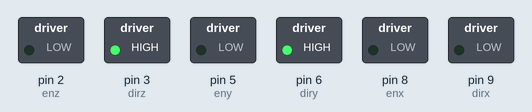
The sketch below on a simulated Arduino Uno, built with avr-gcc and run on an emulated ATmega328P. Parts: switched loads named in the sketch (green lamp = pin HIGH). Pins used as bus, display or sensor lines are not drawn.

Above: at 9.7 s.
At 24.7 s:
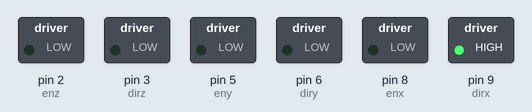
Timing chart, 0 to 38.9 s (numbered marks = the images above):
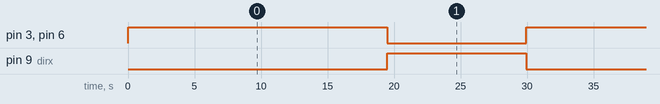

The sketch:

X_Y_Z_SYNC_START.ino
```cpp
//postfix-x : NEMA 23 motor driver params
//postfix-y:  NEMA 17 motor driver params
//Synchronised start, abrupt end
//Arduino UNO

#define enz 2
#define dirz 3
#define pulz 4
#define eny 5
#define diry 6
#define puly 7
#define enx 8
#define dirx 9
#define pulx 10

#define STEP_DELAY 100 //sets the speed of motors (lower the faster)
#define Z_SLOW_FACTOR 6 //Make Z axis move 3x slower

void setup()
{
  pinMode(dirx,OUTPUT);
  pinMode(pulx,OUTPUT);
  pinMode(enx,OUTPUT);
  digitalWrite(dirx,LOW);
  digitalWrite(enx,LOW);

  pinMode(diry,OUTPUT);
  pinMode(puly,OUTPUT);
  pinMode(eny,OUTPUT);
  digitalWrite(diry,LOW);
  digitalWrite(eny,LOW);

  pinMode(dirz,OUTPUT);
  pinMode(pulz,OUTPUT);
  pinMode(enz,OUTPUT);
  digitalWrite(dirz,LOW);
  digitalWrite(enz,LOW);

  Serial.begin(9600);
}
void loop()
{
  //xstep, ystep, z step, xdir, ydir, zdir
  travel(20000, 20000, 1500, LOW, HIGH, HIGH);
  travel(20000, 0, 0, LOW, HIGH, HIGH);
  travel(20000, 0, 0, LOW, HIGH, HIGH);
  travel(20000, 0, 0, LOW, HIGH, HIGH);
  delay(10000);

  travel(20000, 20000, 1500, HIGH, LOW, LOW);
  travel(20000, 0, 0, HIGH, LOW, LOW);
  travel(20000, 0, 0, HIGH, LOW, LOW);
  travel(20000, 0, 0, HIGH, LOW, LOW);
  delay(1000);
}

void travel(int xsteps, int ysteps, int zsteps, bool xdir, bool ydir, bool zdir)
{
  zsteps=Z_SLOW_FACTOR*zsteps;
  for(int xi=0, yi=0, zi=0; xi<xsteps||yi<ysteps||zi<zsteps;)
  {
    if(xi<xsteps)
    {
      digitalWrite(dirx, xdir);
      digitalWrite(pulx,HIGH);
      digitalWrite(pulx,LOW);
      xi++;
    }
    if(yi<ysteps)
    {
      digitalWrite(diry, ydir);
      digitalWrite(puly,HIGH);
      digitalWrite(puly,LOW);
      yi++;
    }
    // increment zi, make z axis move only when zi is divisibe by slow factor
    if(zi<zsteps && zi%Z_SLOW_FACTOR==0)
    {
      digitalWrite(dirz, zdir);
      digitalWrite(pulz,HIGH);
      digitalWrite(pulz,LOW);
      zi++;
    }
    else
      zi++;
    delayMicroseconds(STEP_DELAY);
  }
}
```

Measured:
- by itself, pin 3 (dirz), pin 6 (diry): alternates HIGH for 19.5 s and LOW for 10.5 s
- by itself, pin 9 (dirx): alternates HIGH for 10.5 s and LOW for 19.5 s
